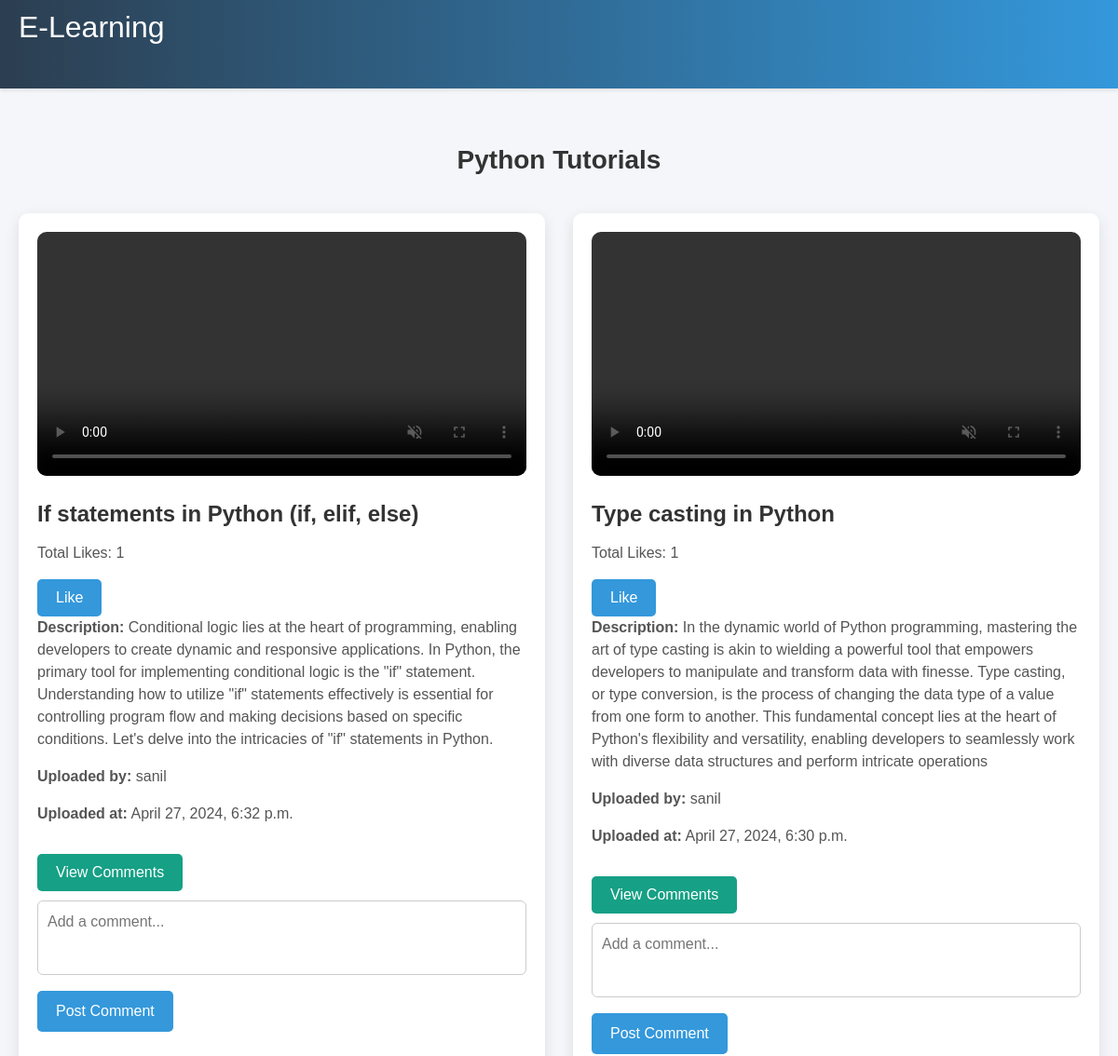
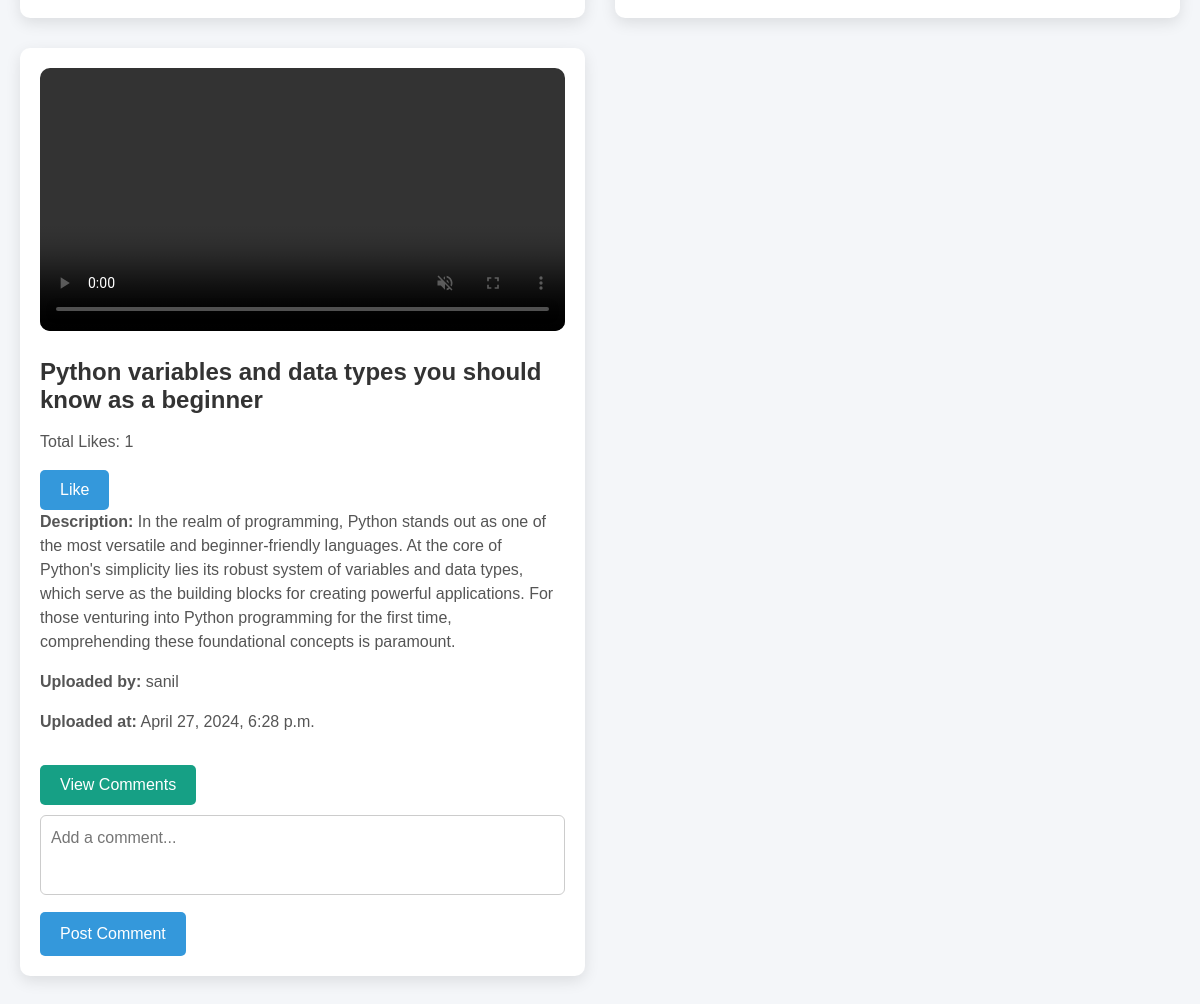
/python/watch-python-videos/, run on the app's committed database (2 pictures, top to bottom).
### Faculty/models.py (models this page shows, shortened)
class Video(models.Model):
    title = models.CharField(max_length=100)
    course = models.CharField(max_length=100, null=True, blank=True)
    video_file = models.FileField(upload_to='videos/')
    description = models.TextField(default='')
    faculty = models.ForeignKey(get_user_model(), on_delete=models.CASCADE, null=True, blank=True)
    uploaded_at = models.DateTimeField(auto_now_add=True)

### accounts/models.py (models this page shows)
class CustUser(AbstractUser):
    email = models.EmailField(unique=True)
    phone = models.IntegerField(null=True)
    options = (
        ('Male', 'Male'),
        ('Female', 'Female'),
        ('Others', 'Others')
    )
    COURSE_CHOICES = [
        ('Python', 'Python'),
        ('HTML', 'HTML'),
        ('PHP', 'PHP'),
        ('None', 'None')# SELECTING COURSE
    ]
    gender = models.CharField(max_length=100, choices=options, null=True, default='Male')
    age = models.IntegerField(null=True)
    Course = models.CharField(max_length=10, choices=COURSE_CHOICES, default='None', null=True, blank=True)
    is_student = models.BooleanField(null=True, blank=True, default=False)
    is_faculty = models.BooleanField(null=True, blank=True, default=False)
    is_hr = models.BooleanField(null=True, blank=True, default=False)
    is_active_basic = models.BooleanField(default=False, null=True, blank=True)
    is_active_inter = models.BooleanField(default=False, null=True, blank=True)
    is_active_adv = models.BooleanField(default=False, null=True, blank=True)
    is_active_coding = models.BooleanField(default=False, null=True, blank=True)

### exam/views.py (the view)
# urls.py: path('watch-python-videos/', watch_python_videos, name='watch_python_videos'),
def watch_python_videos(request):
    videos = Video.objects.filter(course="Python").annotate(like_count=Count('likes')).order_by('-uploaded_at')
    return render(request, 'watch_python_videos.html', {'videos': videos})

### exam/templates/watch_python_videos.html (shortened to what this page needs)
<!DOCTYPE html>
<html lang="en">
<head>
    <link href="https://cdn.jsdelivr.net/npm/bootstrap@5.0.2/dist/css/bootstrap.min.css" rel="stylesheet">
</head>
<body>
<section id="one">
    <nav class="navbar">
        <div class="nav-logo">
            <a href="{% url 'pythonintro' %}"><h2>E-Learning</h2></a>
        </div>
    </nav>
</section>
<div class="container">
    <h3 style="text-align:center; font-weight: bold; color: #333;">Python Tutorials</h3>
    <div class="video-list">
        {% for video in videos %}
        <div class="video-item">
            <video id="video-{{ video.id }}" width="100%" muted controls {% if not forloop.first %}disabled{% endif %}>
                <source src="{{ video.video_file.url }}" type="video/mp4">
            </video>
            <h2 class="video-title">{{ video.title }}</h2>
            <p>Total Likes: {{ video.likes.count }}</p>
            <form id="like-form-{{ video.id }}" action="{% url 'toggle_like' video_id=video.id %}" method="post">
                <input type="submit" value="Like" class="button-like">
            </form>
            <p><span>Description:</span> {{ video.description }}</p>
            <p><span>Uploaded by:</span> {{ video.faculty }}</p>
            <p><span>Uploaded at:</span> {{ video.uploaded_at }}</p>
            <button class="toggle-comments">View Comments</button>
            <form class="comment-form" action="{% url 'add_comment' video_id=video.id %}" method="post">
                <textarea name="comment_text" rows="4" cols="50" placeholder="Add a comment..."></textarea><br>
                <input type="submit" value="Post Comment">
            </form>
        </div>
        {% endfor %}
    </div>
</div>
</body>
</html>

### exam/templates/watch_python_videos.html (style rules this page uses)
body { font-family: 'Arial', sans-serif; background-color: #f4f6f9; margin: 0; padding: 0; }
.navbar { background: linear-gradient(90deg, #2c3e50 0%, #3498db 100%); padding: 10px 20px; box-shadow: 0 2px 4px rgba(0, 0, 0, 0.1); }
.navbar a { color: white; font-size: 1.2rem; font-weight: 500; margin-right: 20px; text-decoration: none; transition: all 0.3s ease; }
.container { max-width: 1200px; margin: 40px auto; padding: 20px; }
.video-list { display: grid; grid-template-columns: repeat(2, 1fr); gap: 30px; margin-top: 30px; }
.video-item { background-color: white; border-radius: 10px; padding: 20px; box-shadow: 0 5px 15px rgba(0, 0, 0, 0.1); transition: all 0.3s ease; }
.video-item h2 { font-size: 1.5rem; margin-bottom: 15px; font-weight: bold; color: #333; }
.video-item video { width: 100%; border-radius: 10px; margin-bottom: 20px; }
.video-item p { font-size: 1rem; color: #555; }
.video-item p span { font-weight: bold; }
.button-like { background-color: #3498db; color: white; border: none; padding: 8px 20px; border-radius: 5px; cursor: pointer; font-size: 1rem; transition: all 0.3s ease; }
.toggle-comments { background-color: #16a085; color: white; border: none; padding: 8px 20px; border-radius: 5px; cursor: pointer; margin-top: 15px; font-size: 1rem; transition: all 0.3s ease; }
.comment-form textarea { width: 100%; height: 80px; border-radius: 6px; padding: 10px; font-size: 1rem; border: 1px solid #ccc; margin-top: 10px; resize: none; transition: all 0.3s ease; }
.comment-form input[type="submit"] { margin-top: 10px; background-color: #3498db; color: white; border: none; padding: 10px 20px; border-radius: 5px; cursor: pointer; font-size: 1rem; transition: all 0.3s ease; }

### data on the page
Video: title "If statements in Python (if, elif, else)", likes.count "1", description "Conditional logic lies at the heart of programming, enabling developers to create dynamic and responsive applications. In Python, the primary tool for implementing conditional logic is the \"if\" statement. Understanding how to utilize \"if\" statements effectively is essential for controlling program flow and making decisions based on specific conditions. Let's delve into the intricacies of \"if\" statements in Python.", faculty "sanil", uploaded_at "April 27, 2024, 6:32 p.m."
Video: title "Type casting in Python", likes.count "1", description "In the dynamic world of Python programming, mastering the art of type casting is akin to wielding a powerful tool that empowers developers to manipulate and transform data with finesse. Type casting, or type conversion, is the process of changing the data type of a value from one form to another. This fundamental concept lies at the heart of Python's flexibility and versatility, enabling developers to seamlessly work with diverse data structures and perform intricate operations", faculty "sanil", uploaded_at "April 27, 2024, 6:30 p.m."
Video: title "Python variables and data types you should know as a beginner", likes.count "1", description "In the realm of programming, Python stands out as one of the most versatile and beginner-friendly languages. At the core of Python's simplicity lies its robust system of variables and data types, which serve as the building blocks for creating powerful applications. For those venturing into Python programming for the first time, comprehending these foundational concepts is paramount.", faculty "sanil", uploaded_at "April 27, 2024, 6:28 p.m."
